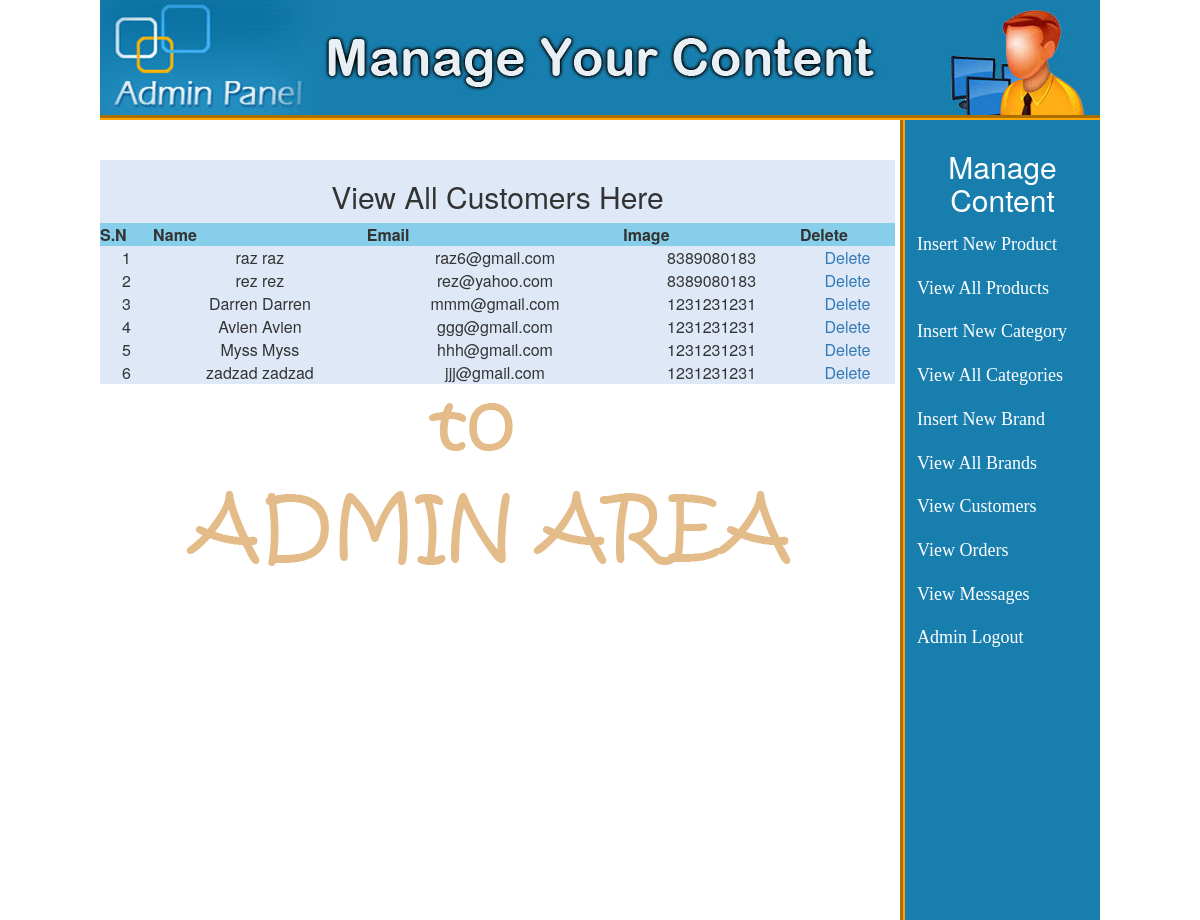
/admin0000.php?view_customers (signed in), run on the app's committed database.
### tables this page shows
CREATE TABLE `user_info` (
  `user_id` int(10) NOT NULL,
  `first_name` varchar(100) NOT NULL,
  `last_name` varchar(100) NOT NULL,
  `email` varchar(300) NOT NULL,
  `password` varchar(300) NOT NULL,
  `mobile` varchar(10) NOT NULL,
  `address1` varchar(300) NOT NULL,
  `address2` varchar(11) NOT NULL
);

### view_customers.php (the view, shortened to what this page needs)
<table width="795" align="center" style="background-color: rgb(223, 232, 247)">
    <tr align="center">
        <td colspan="6"><h2>View All Customers Here</h2></td>
    </tr>
    <tr align="center" bgcolor="skyblue">
        <th>S.N</th>
        <th>Name</th>
        <th>Email</th>
        <th>Image</th>
        <th>Delete</th>
    </tr>
    <?php
    include("db.php");
    $get_c = "select * from user_info";
    $run_c = mysqli_query($con, $get_c);
    $i = 0;
    while($row_c=mysqli_fetch_array($run_c)){
        $c_id = $row_c['user_id'];
        $c_name = $row_c['first_name'];
        $c_email = $row_c['email'];
        $c_image = $row_c['mobile'];
        $i++;
    ?>
    <tr align = "center">
        <td><?php echo $i; ?></td>
        <td><?php echo $c_name; ?> <?php echo $c_name; ?></td>
        <td><?php echo $c_email; ?></td>
        <td><?php echo $c_image; ?></td>
        <td><a href="delete_c.php?delete_c=<?php echo $c_id;?>">Delete</a></td>
    </tr>
    <?php } ?>
</table>

### admin0000.php (shortened to what this page needs)
<?php
if(!isset($_SESSION['user_email'])){
    echo "<script>window.open('adminlogin.php?not_admin=You are not an Admin!','_self')</script>";
}else{
?>
<!DOCTYPE>
<html>
    <head>
        <link rel="stylesheet" href="styles/style.css" media="all" />
        <link rel="stylesheet" type="text/css" href="1.css">
        <link rel="stylesheet" type="text/css" href="modal.css">
        <link rel="stylesheet" href="css/bootstrap.min.css"/>
    </head>
    <body>
        <div class="main_wrapper">
            <div id="header"></div>
            <div id="right">
                <h2 style="text-align:center;color:white;padding-top: 10px">Manage Content</h2>
                    <a href="admin0000.php?insert_product">Insert New Product</a>
                    <a href="admin0000.php?view_products">View All Products</a>
                    <a href="admin0000.php?insert_cat">Insert New Category</a>
                    <a href="admin0000.php?view_cats">View All Categories</a>
                    <a href="admin0000.php?insert_brand">Insert New Brand</a>
                    <a href="admin0000.php?view_brands">View All Brands</a>
                    <a href="admin0000.php?view_customers">View Customers</a>
                    <a href="admin0000.php?view_orders">View Orders</a>
                    <a href="#" id="openMsg" onclick = "modal.style.display = 'block';
                $('#admin_msgs').scrollTop(function() { return this.scrollHeight; });">View Messages</a>
                    <a href="adminlogout.php">Admin Logout</a>
            </div>
            <div id="left">
                <h2 style="color:red; text-align:center;padding-top: 10px"><?php echo @$_GET['logged_in'];?></h2>
                <?php
                    if(isset($_GET['view_customers'])){
                        include("view_customers.php");
                    }
                ?>
            </div>
        </div>
    </body>
</html>
<?php
}
?>

### styles/style.css (style rules this page uses)
html, body, div, span, applet, object, iframe, h1, h2, h3, h4, h5, h6, p, blockquote, pre, a, abbr, acronym, address, big, cite, code, del, dfn, em, img, ins, kbd, q, s, samp, small, strike, strong, sub, sup, tt, var, b, u, i, center, dl, dt, dd, ol, ul, li, fieldset, form, label, legend, table, caption, tbody, tfoot, thead, tr, th, td, article, aside, canvas, details, embed, figure, figcaption, footer, header, hgroup, menu, nav, output, ruby, section, summary, time, mark, audio, video { margin: 0; padding: 0; border: 0; vertical-align: baseline; }
body { background: skyblue; }
.main_wrapper { width: 1000px; height: auto; margin: auto; }
#header { width: 1000px; height: 120px; background-image:url(../images/bg-header.jpg); border-bottom: 5px groove orange; }
#left { width: 795px; height: 800px; background-image: url(../images/bg-body.gif); float: left; }
#right { width: 200px; height: 800px; float: right; border-left: 5px groove orange; background: #187eae; }
#right a { text-decoration: none; color: white; text-align: left; font-size: 18px; font-family: Palatino; padding: 6px; margin: 6px; display: block; }

### data on the page
user_info: first_name "raz", email "raz6@gmail.com", mobile "8389080183"
user_info: first_name "rez", email "rez@yahoo.com", mobile "8389080183"
user_info: first_name "Darren", email "mmm@gmail.com", mobile "1231231231"
user_info: first_name "Avien", email "ggg@gmail.com", mobile "1231231231"
user_info: first_name "Myss", email "hhh@gmail.com", mobile "1231231231"
user_info: first_name "zadzad", email "jjj@gmail.com", mobile "1231231231"
